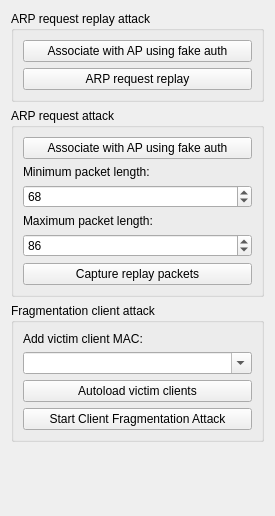
          <widget class="QWidget" name="page">
           <property name="geometry">
            <rect>
             <x>0</x>
             <y>0</y>
             <width>275</width>
             <height>516</height>
            </rect>
           </property>
           <attribute name="label">
            <string>WEP Attacks (with clients)</string>
           </attribute>
           <layout class="QVBoxLayout">
            <item>
             <widget class="QGroupBox" name="buttonGroup1_2_2_3">
              <property name="title">
               <string>ARP request replay attack</string>
              </property>
              <property name="flat">
               <bool>false</bool>
              </property>
              <property name="checkable">
               <bool>false</bool>
              </property>
              <layout class="QVBoxLayout">
               <item>
                <widget class="QPushButton" name="button_wep_assoc_fake_auth_rep">
                 <property name="text">
                  <string>Associate with AP using fake auth</string>
                 </property>
                </widget>
               </item>
               <item>
                <widget class="QPushButton" name="button_wep_start_rep">
                 <property name="text">
                  <string>ARP request replay</string>
                 </property>
                </widget>
               </item>
              </layout>
             </widget>
            </item>
            <item>
             <widget class="QGroupBox" name="buttonGroup1_2_2_2_3">
              <property name="title">
               <string>ARP request attack</string>
              </property>
              <layout class="QVBoxLayout">
               <item>
                <widget class="QPushButton" name="button_wep_assoc_fake_auth_req">
                 <property name="text">
                  <string>Associate with AP using fake auth</string>
                 </property>
                </widget>
               </item>
               <item>
                <widget class="QLabel" name="textLabel6_3">
                 <property name="text">
                  <string>Minimum packet length:</string>
                 </property>
                 <property name="wordWrap">
                  <bool>false</bool>
                 </property>
                </widget>
               </item>
               <item>
                <widget class="QSpinBox" name="spin_wep_wireless_req">
                 <property name="maximum">
                  <number>90000</number>
                 </property>
                 <property name="value">
                  <number>68</number>
                 </property>
                </widget>
               </item>
               <item>
                <widget class="QLabel" name="textLabel7_2">
                 <property name="text">
                  <string>Maximum packet length:</string>
                 </property>
                 <property name="wordWrap">
                  <bool>false</bool>
                 </property>
                </widget>
               </item>
               <item>
                <widget class="QSpinBox" name="spin_wep_wired_req">
                 <property name="maximum">
                  <number>90000</number>
                 </property>
                 <property name="value">
                  <number>86</number>
                 </property>
                </widget>
               </item>
               <item>
                <widget class="QPushButton" name="button_wep_capture_req">
                 <property name="text">
                  <string>Capture replay packets</string>
                 </property>
                </widget>
               </item>
              </layout>
             </widget>
            </item>
            <item>
             <widget class="QGroupBox" name="buttonGroup1_2_2_2_2_2">
              <property name="title">
               <string>Fragmentation client attack</string>
              </property>
              <layout class="QVBoxLayout">
               <item>
                <widget class="QLabel" name="textLabel6_2_2">
                 <property name="text">
                  <string>Add victim client MAC:</string>
                 </property>
                 <property name="wordWrap">
                  <bool>false</bool>
                 </property>
                </widget>
               </item>
               <item>
                <widget class="QComboBox" name="combo_wep_mac_cfrag">
                 <property name="editable">
                  <bool>true</bool>
                 </property>
                </widget>
               </item>
               <item>
                <widget class="QPushButton" name="button_wep_autoload_clients_cfrag">
                 <property name="text">
                  <string>Autoload victim clients</string>
                 </property>
                </widget>
               </item>
               <item>
                <widget class="QPushButton" name="button_wep_arp_inj_cfrag">
                 <property name="text">
                  <string>Start Client Fragmentation Attack</string>
                 </property>
                </widget>
               </item>
              </layout>
             </widget>
            </item>
            <item>
             <spacer name="spacer25_2">
              <property name="orientation">
               <enum>Qt::Vertical</enum>
              </property>
              <property name="sizeType">
               <enum>QSizePolicy::Expanding</enum>
              </property>
              <property name="sizeHint" stdset="0">
               <size>
                <width>41</width>
                <height>20</height>
               </size>
              </property>
             </spacer>
            </item>
           </layout>
          </widget>
